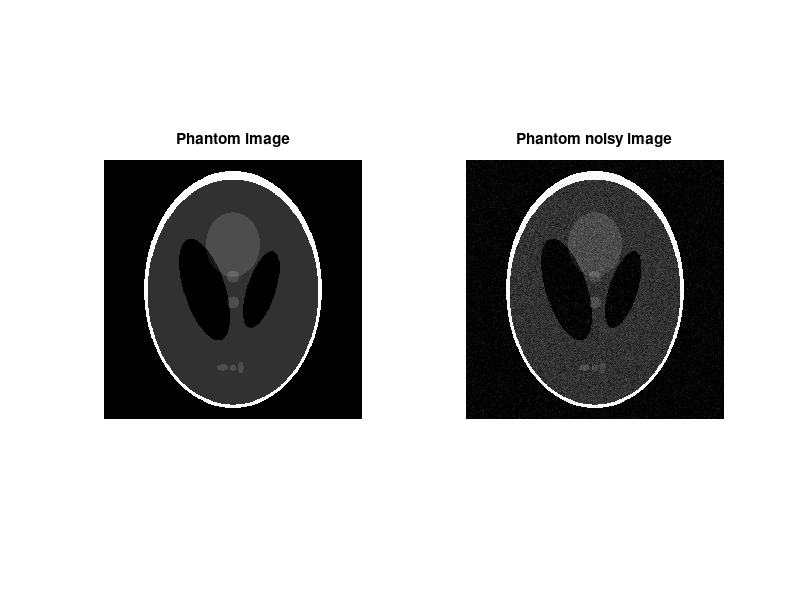

MATLAB code to generate this figure: (Note: this script raises an error after producing the figure.)
close all
clear 
clc
%% A
phantomImg = phantom('Modified Shepp-Logan',500);
noisyPhantom=imnoise(phantomImg,'gaussian',0,0.0025);
% plot

figure()
subplot(1,2,1);
imshow(phantomImg);
title("Phantom image");
subplot(1,2,2)
imshow(noisyPhantom);
title("Phantom noisy image");

%% B
filteredPhantom=totalVariation(noisyPhantom,0.01,10,100);
figure()
subplot(1,3,1);
imshow(phantomImg);
title("Phantom image");
subplot(1,3,2)
imshow(noisyPhantom);
title("Phantom noisy image");
subplot(1,3,3)
imshow(filteredPhantom);
title("Phantom noisy image after total variation with dt=0.01");

%% B_2
filteredPhantom2=totalVariation(noisyPhantom,0.001,2,100);
figure()
subplot(1,3,1);
imshow(phantomImg);
title("Phantom image");
subplot(1,3,2)
imshow(noisyPhantom);
title("Phantom noisy image");
subplot(1,3,3)
imshow(filteredPhantom2);
title("Phantom noisy image after total variation with dt=0.001");

%% C
SNR_TV=SNR(phantomImg,filteredPhantom);
SNR_noise=SNR(phantomImg,noisyPhantom);
SNR_TV2=SNR(phantomImg,filteredPhantom2);
disp(['SNR for filtered phantom image: ', num2str(SNR_TV)]);
disp(['SNR for noisy phantom image: ', num2str(SNR_noise)]);
disp(['SNR for filtered phantom2 image: ', num2str(SNR_TV2)]);
%% Function
function output=totalVariation(img,dt,lambda,itNumber)
u_old=img;
[n,m]=size(img);
deltaPosX=zeros([n,m]);
deltaNegX=zeros([n,m]);
deltaPosY=zeros([n,m]);
deltaNegY=zeros([n,m]);
for it=1:itNumber
    deltaPosX(1:end - 1,:)=u_old(2:end,:)-u_old(1:end-1,:);
    deltaNegX(2:end,:)=u_old(2:end,:) - u_old(1:end -1 ,:);
    deltaPosY(:,1:end - 1)= u_old(:,2:end) - u_old(:,1:end - 1);
    deltaNegY(:,2:end) = u_old(:,2:end) - u_old(:,1:end - 1);

    numerator1=deltaPosX .*u_old;
    numerator2=deltaPosY .* u_old;

    mX= (sign(deltaPosX .*u_old) + sign(deltaNegX .* u_old)) .*(min(abs(deltaPosX .*u_old),abs(deltaNegX .* u_old)));
    mY= (sign(deltaPosY .*u_old) + sign(deltaNegY .* u_old)) .*(min(abs(deltaPosY .*u_old),abs(deltaNegY .* u_old)));
    denum1= sqrt((deltaPosX .* u_old).^2 + mY.^2 + eps);
    denum2=sqrt((deltaPosY .* u_old).^2 + mX.^2 + eps);
    temp1= numerator1./denum1;
    temp2= numerator2 ./denum2;
    finalTemp1=zeros([n,m]);
    finalTemp2=zeros([n,m]);
    finalTemp1(2:end,:)= temp1(2:end,:) - temp1(1:end-1,:);
    finalTemp2(:,2:end)=temp2(:,2:end) - temp2(:,1:end-1);
    u_new=u_old + dt*(finalTemp1 + finalTemp2) + dt*lambda*(img - u_old);


    u_new(1,:)=u_new(2,:);
    u_new(:,1)=u_new(:,2);
    u_new(end,:)=u_new(end-1,:);
    u_new(:,end) = u_new(:,end-1);
    u_old=u_new;
end
output = u_old;
end

function snr = SNR( X , Y)
x2 = X .* X;
temp1 = sum(x2,'all');
x_y =( X - Y).^2;
temp2 = sum(x_y , 'all');
snr = 10 * log( temp1 / temp2)/log(10);
end